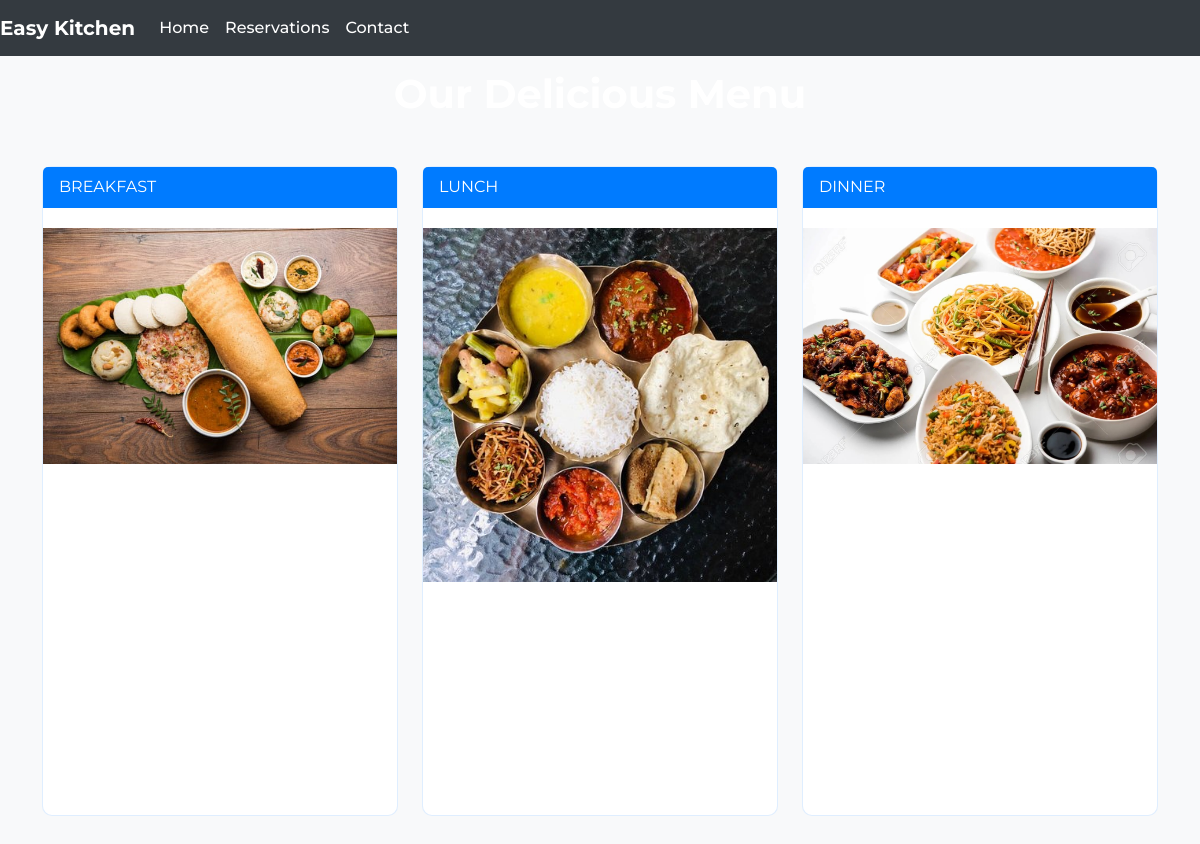
Before: /menu/ with the older database file.
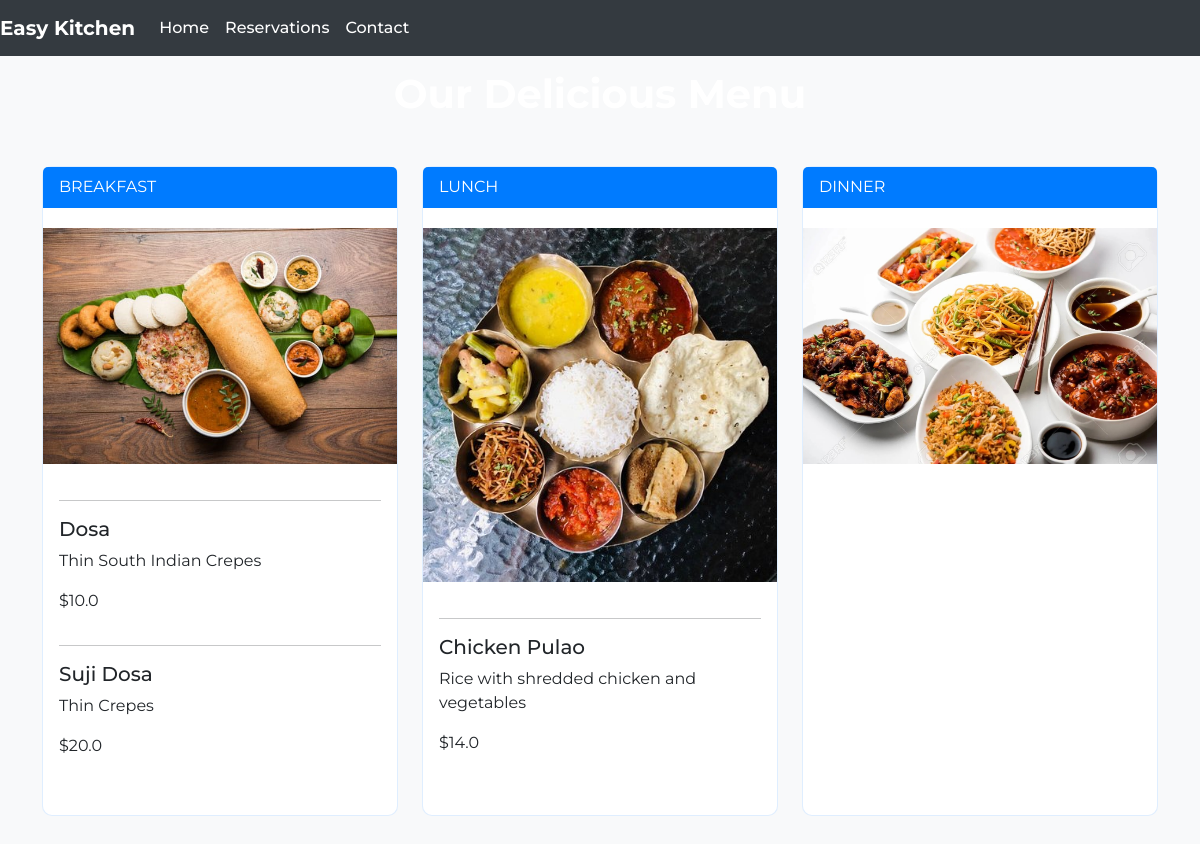
After: the same page with the newer database file.
### rms_app/models.py (models this page shows)
class Menu_Items(models.Model):
    class Menu_Section(models.TextChoices):
        Breakfast = "BreakFast"
        Lunch = "Lunch"
        Dinner = "Dinner"
    section = models.CharField(Menu_Section.choices,max_length=20)
    name = models.CharField(max_length=65)
    description = models.TextField()
    price = models.FloatField()

### rms_app/views.py (the view)
# urls.py: path('menu/',views.menu,name ="menu"),
def menu(request):
    menu_items = Menu_Items.objects.all()
    breakfast_items = []
    lunch_items = []
    dinner_items = []
    for item in menu_items:
        if item.section == "BreakFast":
            breakfast_items.append(item)
        elif item.section == "Lunch":
            lunch_items.append(item)
        else:
            dinner_items.append(item)
    return render(request,"rms_app/menu.html",{"breakfast_items":breakfast_items,"lunch_items":lunch_items,"dinner_items":dinner_items})

### rms_app/templates/rms_app/menu.html (shortened to what this page needs)
<!DOCTYPE html>
<html lang="en">
{%load static%}
<head>
    <link rel="stylesheet" href="https://cdn.jsdelivr.net/npm/bootstrap@5.3.2/dist/css/bootstrap.min.css">
</head>
<body>
    <nav class="navbar navbar-expand-lg navbar-dark fixed-top">
        <a class="navbar-brand" >Easy Kitchen</a>
        <div class="collapse navbar-collapse" id="navbarResponsive">
            <ul class="navbar-nav ml-auto">
                <li class="nav-item">
                    <a class="nav-link" href="{% url 'rms_app:home' %}">Home</a>
                </li>
                <li class="nav-item">
                    <a class="nav-link" href="{% url 'rms_app:reservations' %}">Reservations</a>
                </li>
                <li class="nav-item">
                    <a class="nav-link" href="#">Contact</a>
                </li>
            </ul>
        </div>
    </nav>
    <header>
        <h1>Our Delicious Menu</h1>
    </header>
    <div class="container">
        <div class="row">
            <div class="col-lg-4">
                <div class="card">
                    <div class="card-header">BREAKFAST</div>
                    <img src="{% static 'rms_app/images/Indian-Breakfast.jpg' %}" class="card-img-top" alt="Menu Item Image">
                    <div class="card-body">
                    {% for item in breakfast_items %}
                    <hr>
                      <h5 class="card-title">{{item.name}}</h5>
                      <p class="card-text">{{item.description}}</p>
                      <p class="card-text">${{item.price}}</p>
                      {% endfor %}
                    </div>
                </div>
            </div>
            <div class="col-lg-4">
                <div class="card">
                    <div class="card-header">LUNCH</div>
                    <img src="{% static 'rms_app/images/photo3jpg.jpg' %}" class="card-img-top" alt="Menu Item Image">
                    <div class="card-body">
                    {% for item in lunch_items %}
                    <hr>
                      <h5 class="card-title">{{item.name}}</h5>
                      <p class="card-text">{{item.description}}</p>
                      <p class="card-text">${{item.price}}</p>
                      {% endfor %}
                    </div>
                </div>
            </div>
            <div class="col-lg-4">
                <div class="card">
                    <div class="card-header">DINNER</div>
                    <img src="{% static 'rms_app/images/image2.jpg' %}" class="card-img-top" alt="Menu Item Image">
                    <div class="card-body">
                    </div>
                </div>
            </div>
        </div>
    </div>
</body>
</html>

### rms_app/templates/rms_app/menu.html (style rules this page uses)
body { font-family: 'Montserrat', sans-serif; background-color: #f8f9fa; color: #495057; }
header { padding-top: 50px; padding-bottom: 20px; text-align: center; }
h1 { padding-top: 20px; font-weight: 700; color: #fff; }
.card { border: 1px solid rgba(0, 123, 255, 0.125); border-radius: 10px; margin-bottom: 20px; display: flex; min-height: 650px; }
.card-header { background-color: #007bff; color: #fff; border-bottom: 1px solid rgba(0, 123, 255, 0.125); }
.card-img-top { padding-top: 20px; width: 100%; border-radius: 10px 10px 0 0; object-fit: cover; }
.card-body { padding-top: 20px; flex: 1; display: flex; flex-direction: column; }
.container { padding-top: 20px; padding-bottom: 50px; }
.navbar { background-color: #343a40; }
.navbar-brand { color: #fff; font-weight: 700; }
.navbar-nav .nav-link { color: #fff; font-weight: 500; }

Changed rows visible on the page:
added Menu_Items: name "Dosa", description "Thin South Indian Crepes", price "10.0"
added Menu_Items: name "Suji Dosa", description "Thin Crepes", price "20.0"
added Menu_Items: name "Chicken Pulao", description "Rice with shredded chicken and vegetables", price "14.0"
